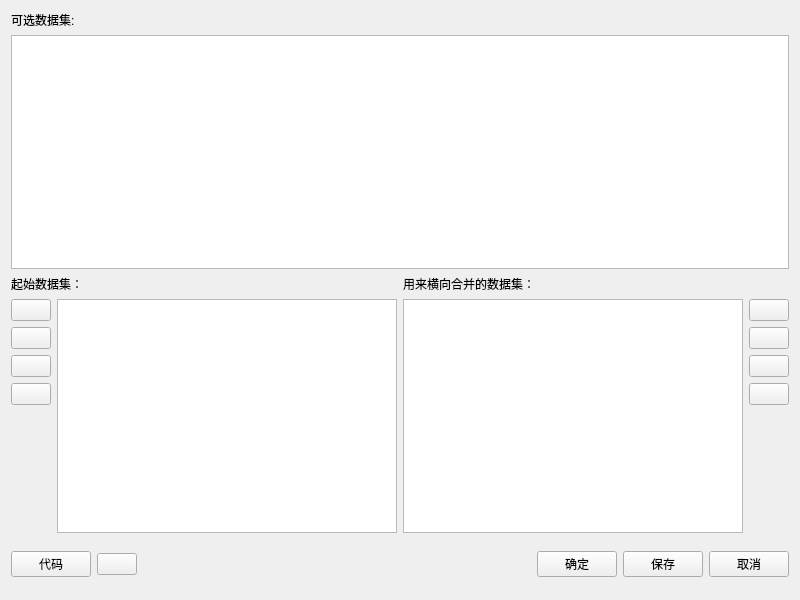
<?xml version="1.0" encoding="UTF-8"?>
<ui version="4.0">
 <class>Form</class>
 <widget class="QWidget" name="Form">
  <property name="windowModality">
   <enum>Qt::ApplicationModal</enum>
  </property>
  <property name="geometry">
   <rect>
    <x>0</x>
    <y>0</y>
    <width>800</width>
    <height>600</height>
   </rect>
  </property>
  <property name="minimumSize">
   <size>
    <width>0</width>
    <height>0</height>
   </size>
  </property>
  <property name="maximumSize">
   <size>
    <width>16777215</width>
    <height>16777215</height>
   </size>
  </property>
  <property name="windowTitle">
   <string>数据合并-横向合并</string>
  </property>
  <layout class="QVBoxLayout" name="verticalLayout">
   <item>
    <layout class="QVBoxLayout" name="verticalLayout_3">
     <item>
      <widget class="QLabel" name="label_username_3">
       <property name="text">
        <string>可选数据集:</string>
       </property>
      </widget>
     </item>
     <item>
      <widget class="QListWidget" name="listWidget_dataset"/>
     </item>
    </layout>
   </item>
   <item>
    <layout class="QHBoxLayout" name="horizontalLayout_4">
     <item>
      <layout class="QVBoxLayout" name="verticalLayout_4">
       <item>
        <widget class="QLabel" name="label_username_5">
         <property name="text">
          <string>起始数据集：</string>
         </property>
        </widget>
       </item>
       <item>
        <layout class="QHBoxLayout" name="horizontalLayout_3">
         <item>
          <layout class="QVBoxLayout" name="verticalLayout_6">
           <item>
            <widget class="QPushButton" name="pushButton_start_add">
             <property name="text">
              <string/>
             </property>
             <property name="icon">
              <iconset resource="../pyqtsource.qrc">
               <normaloff>:/pyqt/source/images/add.svg</normaloff>:/pyqt/source/images/add.svg</iconset>
             </property>
            </widget>
           </item>
           <item>
            <widget class="QPushButton" name="pushButton_start_up">
             <property name="maximumSize">
              <size>
               <width>50</width>
               <height>16777215</height>
              </size>
             </property>
             <property name="text">
              <string/>
             </property>
             <property name="icon">
              <iconset resource="../pyqtsource.qrc">
               <normaloff>:/pyqt/source/images/up1.svg</normaloff>:/pyqt/source/images/up1.svg</iconset>
             </property>
            </widget>
           </item>
           <item>
            <widget class="QPushButton" name="pushButton_start_down">
             <property name="maximumSize">
              <size>
               <width>50</width>
               <height>16777215</height>
              </size>
             </property>
             <property name="text">
              <string/>
             </property>
             <property name="icon">
              <iconset resource="../pyqtsource.qrc">
               <normaloff>:/pyqt/source/images/down1.svg</normaloff>:/pyqt/source/images/down1.svg</iconset>
             </property>
            </widget>
           </item>
           <item>
            <widget class="QPushButton" name="pushButton_start_del">
             <property name="maximumSize">
              <size>
               <width>50</width>
               <height>16777215</height>
              </size>
             </property>
             <property name="text">
              <string/>
             </property>
             <property name="icon">
              <iconset resource="../pyqtsource.qrc">
               <normaloff>:/pyqt/source/images/lc_delete.png</normaloff>:/pyqt/source/images/lc_delete.png</iconset>
             </property>
            </widget>
           </item>
           <item>
            <spacer name="verticalSpacer_3">
             <property name="orientation">
              <enum>Qt::Vertical</enum>
             </property>
             <property name="sizeHint" stdset="0">
              <size>
               <width>20</width>
               <height>40</height>
              </size>
             </property>
            </spacer>
           </item>
          </layout>
         </item>
         <item>
          <widget class="QListWidget" name="listWidget_start"/>
         </item>
        </layout>
       </item>
      </layout>
     </item>
     <item>
      <layout class="QVBoxLayout" name="verticalLayout_2">
       <item>
        <widget class="QLabel" name="label_username_4">
         <property name="text">
          <string>用来横向合并的数据集：</string>
         </property>
        </widget>
       </item>
       <item>
        <layout class="QHBoxLayout" name="horizontalLayout_2">
         <item>
          <widget class="QListWidget" name="listWidget_append"/>
         </item>
         <item>
          <layout class="QVBoxLayout" name="verticalLayout_5">
           <item>
            <widget class="QPushButton" name="pushButton_append_add">
             <property name="text">
              <string/>
             </property>
             <property name="icon">
              <iconset resource="../pyqtsource.qrc">
               <normaloff>:/pyqt/source/images/add.svg</normaloff>:/pyqt/source/images/add.svg</iconset>
             </property>
            </widget>
           </item>
           <item>
            <widget class="QPushButton" name="pushButton_append_up">
             <property name="maximumSize">
              <size>
               <width>50</width>
               <height>16777215</height>
              </size>
             </property>
             <property name="text">
              <string/>
             </property>
             <property name="icon">
              <iconset resource="../pyqtsource.qrc">
               <normaloff>:/pyqt/source/images/up1.svg</normaloff>:/pyqt/source/images/up1.svg</iconset>
             </property>
            </widget>
           </item>
           <item>
            <widget class="QPushButton" name="pushButton_append_down">
             <property name="maximumSize">
              <size>
               <width>50</width>
               <height>16777215</height>
              </size>
             </property>
             <property name="text">
              <string/>
             </property>
             <property name="icon">
              <iconset resource="../pyqtsource.qrc">
               <normaloff>:/pyqt/source/images/down1.svg</normaloff>:/pyqt/source/images/down1.svg</iconset>
             </property>
            </widget>
           </item>
           <item>
            <widget class="QPushButton" name="pushButton_append_del">
             <property name="maximumSize">
              <size>
               <width>50</width>
               <height>16777215</height>
              </size>
             </property>
             <property name="text">
              <string/>
             </property>
             <property name="icon">
              <iconset resource="../pyqtsource.qrc">
               <normaloff>:/pyqt/source/images/lc_delete.png</normaloff>:/pyqt/source/images/lc_delete.png</iconset>
             </property>
            </widget>
           </item>
           <item>
            <spacer name="verticalSpacer_2">
             <property name="orientation">
              <enum>Qt::Vertical</enum>
             </property>
             <property name="sizeHint" stdset="0">
              <size>
               <width>20</width>
               <height>40</height>
              </size>
             </property>
            </spacer>
           </item>
          </layout>
         </item>
        </layout>
       </item>
      </layout>
     </item>
    </layout>
   </item>
   <item>
    <widget class="QWidget" name="widget_2" native="true">
     <property name="minimumSize">
      <size>
       <width>0</width>
       <height>50</height>
      </size>
     </property>
     <property name="maximumSize">
      <size>
       <width>16777215</width>
       <height>50</height>
      </size>
     </property>
     <layout class="QHBoxLayout" name="horizontalLayout">
      <property name="leftMargin">
       <number>0</number>
      </property>
      <property name="topMargin">
       <number>0</number>
      </property>
      <property name="rightMargin">
       <number>0</number>
      </property>
      <property name="bottomMargin">
       <number>0</number>
      </property>
      <item>
       <widget class="QPushButton" name="pushButton_code">
        <property name="text">
         <string>代码</string>
        </property>
       </widget>
      </item>
      <item>
       <widget class="QPushButton" name="pushButton_help">
        <property name="text">
         <string/>
        </property>
        <property name="icon">
         <iconset resource="../pyqtsource.qrc">
          <normaloff>:/pyqt/source/images/lc_helpindex.png</normaloff>:/pyqt/source/images/lc_helpindex.png</iconset>
        </property>
       </widget>
      </item>
      <item>
       <spacer name="horizontalSpacer">
        <property name="orientation">
         <enum>Qt::Horizontal</enum>
        </property>
        <property name="sizeHint" stdset="0">
         <size>
          <width>40</width>
          <height>20</height>
         </size>
        </property>
       </spacer>
      </item>
      <item>
       <widget class="QPushButton" name="pushButton_ok">
        <property name="text">
         <string>确定</string>
        </property>
       </widget>
      </item>
      <item>
       <widget class="QPushButton" name="pushButton_save">
        <property name="text">
         <string>保存</string>
        </property>
       </widget>
      </item>
      <item>
       <widget class="QPushButton" name="pushButton_cancel">
        <property name="text">
         <string>取消</string>
        </property>
       </widget>
      </item>
     </layout>
    </widget>
   </item>
  </layout>
 </widget>
 <resources>
  <include location="../pyqtsource.qrc"/>
 </resources>
 <connections/>
</ui>
